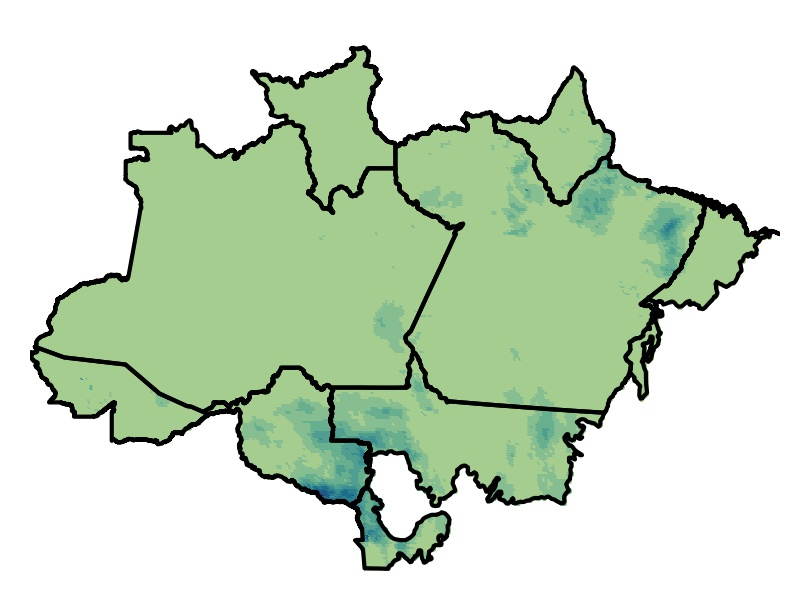

The Python source for this figure:
import xarray as xr
import proplot as pplt
import cartopy.crs as crs
import salem
from cartopy.feature import ShapelyFeature
from cartopy.io.shapereader import Reader
 
# Abertura do arquivo NetCDF.
ds = xr.open_dataset('../dados/netcdf/MERGE_CPTEC_20220131.nc')
 
# Abertura do arquivo shapefile. O arquivo "states_amazonia_biome.shp" será
# utilizado para mascarar os dados.
shp = salem.read_shapefile('../dados/shapefile/bioma_amazonia/states_amazon_biome.shp')
 
#print(shp)  # Visualiza as informações do shapefile.
 
# Os nomes 'NORTE', 'NORDESTE' e 'CENTRO-OESTE' vieram do comando "print(shp)".
 
# As regiões a serem utilizadas para mascarar o dado.
shp_amazonia = shp.loc[(shp['NM_REGIAO'] == 'NORTE') |
                       (shp['NM_REGIAO'] == 'NORDESTE') |
                       (shp['NM_REGIAO'] == 'CENTRO-OESTE')]
 
fig, ax = pplt.subplots(proj='pcarree')
 
# Formatação do mapa.
ax.format(coast=False, borders=False, grid=False,
          latlim=(-17, 6),
          lonlim=(-74, -43),
          linewidth=0)
 
# Na linha abaixo o trecho "salem.roi(shape=shp_amazonia)" é
# responsável por aplicar a máscara no dado, isto é, mascara 
# o dado apenas no domínio do Bioma Amazônia. A variável a 
# ser utilizada para manipulação futura ou plot é a "prec_mask".
prec_mask = ds.prec.salem.roi(shape=shp_amazonia)

# Plot da figura. Plota apenas o primeiro tempo.
ax.pcolormesh(ds.longitude,
              ds.latitude,
              prec_mask[0,:,:],
              cmap='Crest')
 
# Nome do arquivo shapefile que será utilizado para desenhar o contorno no mapa.
shape_amazonia = ShapelyFeature(
                 Reader('../dados/shapefile/bioma_amazonia/states_amazon_biome.shp').geometries(),
                 crs.PlateCarree(), facecolor='none'
                 )
 
# Adiciona o contorno do shapefile ao mapa de precipitação.
ax.add_feature(shape_amazonia, linewidth=1, edgecolor='black')
 
# Salva a figura.
fig.save('ex01.jpg', transparent=True, dpi=300, bbox_inches='tight',
          pad_inches=0.1)